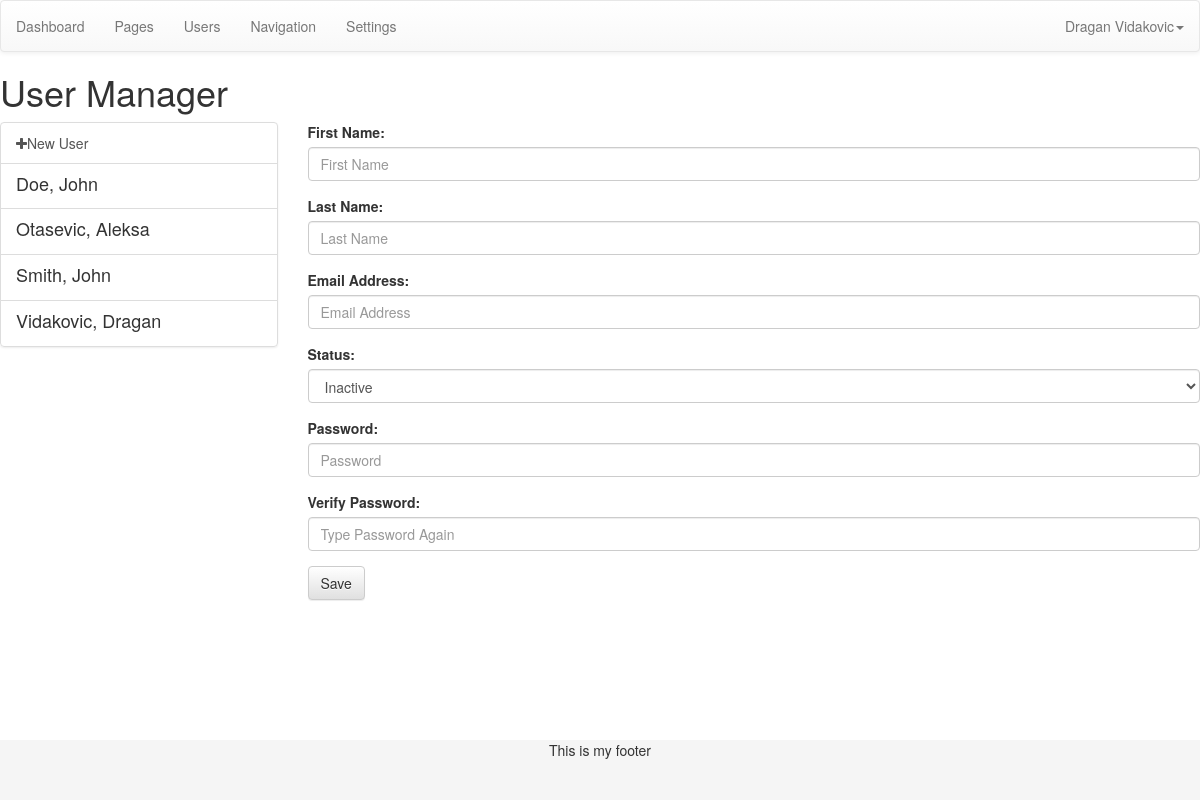
Before: /admin-developer/index.php?page=users (signed in) with the older database file.
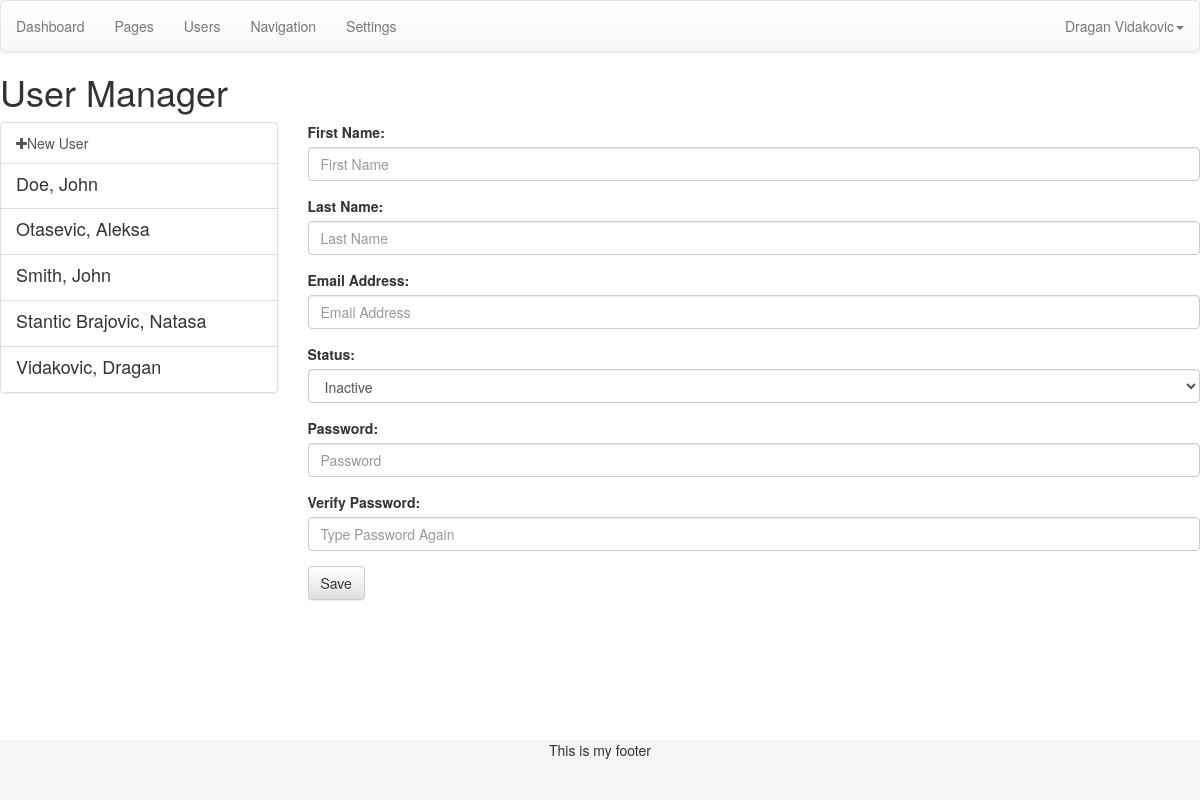
After: the same page with the newer database file.
### tables this page shows
CREATE TABLE IF NOT EXISTS `users` (
  `id` mediumint(9) NOT NULL,
  `avatar` varchar(100) NOT NULL,
  `first` varchar(200) NOT NULL,
  `last` varchar(200) NOT NULL,
  `email` varchar(200) NOT NULL,
  `password` varchar(200) NOT NULL,
  `status` int(1) NOT NULL DEFAULT '1'
);

### admin-developer/index.php (called while the page is built)
<?php include('template/header.php'); ?>
<?php include('views/'.$page.'.php'); ?>
<?php include('template/footer.php'); ?>

### admin-developer/functions/data.php (called while the page is built, shortened)
<?php
function data_user($dbc, $id){
	if(is_numeric($id)){
		$cond = "WHERE id = '$id'";
	} else {
		$cond = "WHERE email = '$id'";
	}
	$q = "SELECT * FROM users $cond";
	$r = mysqli_query($dbc, $q);
	$data = mysqli_fetch_assoc($r);
	$data['fullname'] =  $data['first'].' '.$data['last'];
	$data['fullname_reverse'] = $data['last'].', '.$data['first'];
	return $data;
}
?>

### admin-developer/config/setup.php (called while the page is built, shortened)
<?php
include('../config/connection.php');
include ('functions/data.php');
$user = data_user($dbc, $_SESSION['username']);
?>

### admin-developer/views/users.php (the view, shortened to what this page needs)
<h1>User Manager</h1>
<div class="row">
	<div class="col-md-3">
		<div class="list-group">
				<a class="list-group-item" href="?page=users">
					<i class="fa fa-plus"></i>New User
				</a>
		<?php
			$q = "SELECT * FROM users ORDER BY last ASC";
			$r = mysqli_query($dbc, $q);
			while($list = mysqli_fetch_assoc($r)){
				$list = data_user($dbc, $list['id']);
				?>
				<a class="list-group-item <?php selected($list['id'], $opened['id'], 'active'); ?>" href="index.php?page=users&id=<?php echo $list['id']; ?>">
					<h4 class="list-group-item-heading"><?php echo $list['fullname_reverse']; ?></h4>
				</a>
		<?php } ?>
		</div>
	</div>
	<div class="col-md-9">
		<form action="index.php?page=users&id=<?php echo $opened['id']; ?>" method="post" role="form">
			<div class="form-group">
				<label for="first">First Name:</label>
				<input class="form-control" type="text" name="first" id="first" value="<?php echo $opened['first']; ?>" placeholder="First Name" autocomplete="off">
			</div>
			<div class="form-group">
				<label for="last">Last Name:</label>
				<input class="form-control" type="text" name="last" id="last" value="<?php echo $opened['last']; ?>" placeholder="Last Name" autocomplete="off">
			</div>
			<div class="form-group">
				<label for="email">Email Address:</label>
				<input class="form-control" type="text" name="email" id="email" value="<?php echo $opened['email']; ?>" placeholder="Email Address" autocomplete="off">
			</div>
			<div class="form-group">
				<label for="status">Status:</label>
				<select class="form-control" name="status" id="status">
					<option value="0" <?php if(isset($_GET['id'])){ selected('0', $opened['status'], 'selected'); } ?>>Inactive</option>
				</select>
			</div>
			<div class="form-group">
				<label for="password">Password:</label>
				<input class="form-control" type="password" name="password" id="password" placeholder="Password" autocomplete="off">
			</div>
			<div class="form-group">
				<label for="passwordv">Verify Password:</label>
				<input class="form-control" type="password" name="passwordv" id="passwordv" placeholder="Type Password Again" autocomplete="off">
			</div>
			<button type="submit" class="btn btn-default">Save</button>
		</form>
	</div>
</div>

Changed rows visible on the page:
added users: fullname_reverse "Stantic Brajovic, Natasa"
